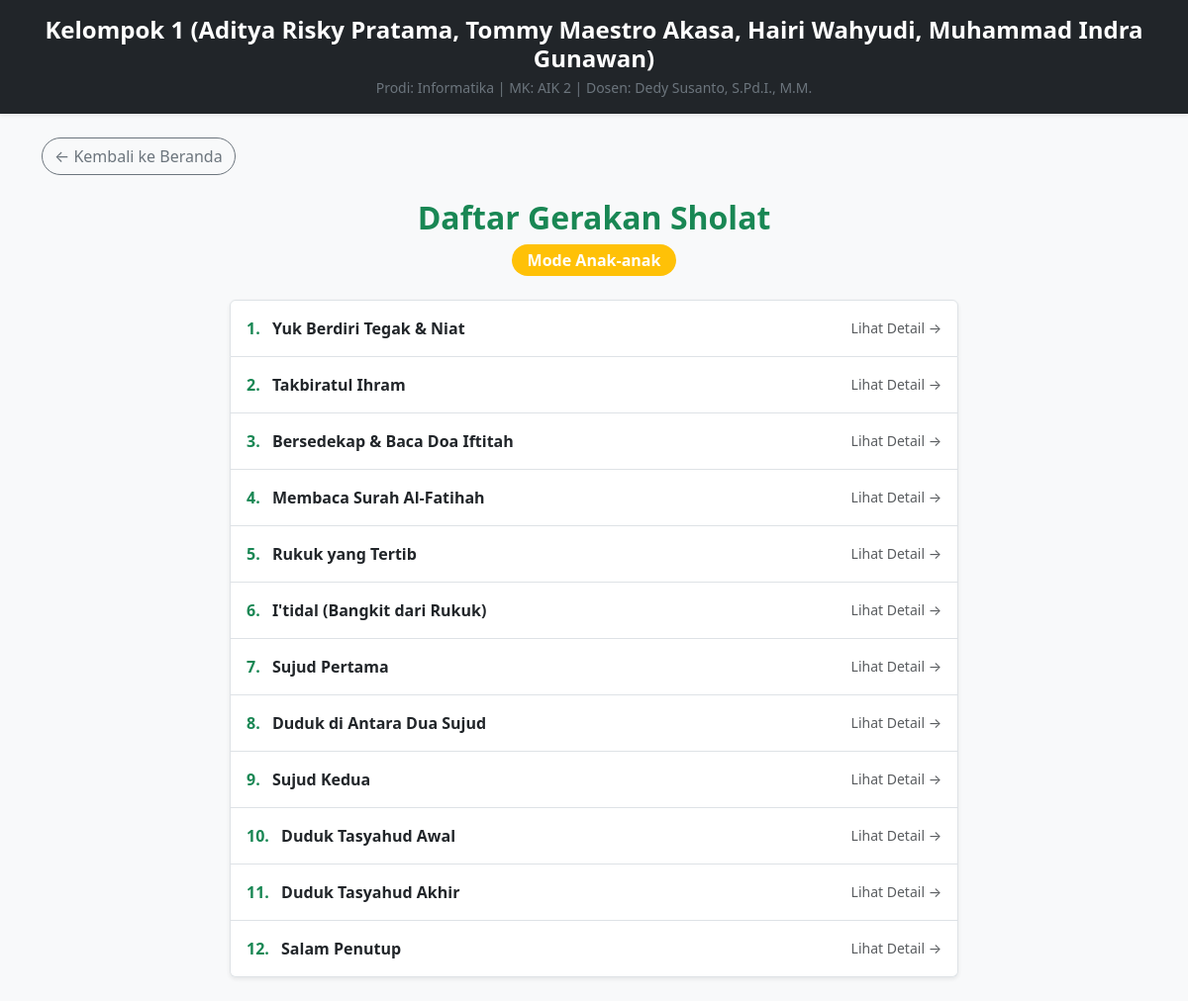
Screenshot of /daftar_gerakan.php?kategori=2 with the database file from the repository.
### tables this page shows
CREATE TABLE `kelompok` (
  `id` int(11) NOT NULL,
  `nama_kelompok` varchar(100) NOT NULL,
  `prodi` varchar(100) NOT NULL,
  `mata_kuliah` varchar(100) NOT NULL,
  `dosen` varchar(100) NOT NULL
);

CREATE TABLE `kategori` (
  `id` int(11) NOT NULL,
  `nama` varchar(50) NOT NULL
);

CREATE TABLE `gerakan` (
  `id` int(11) NOT NULL,
  `id_kategori` int(11) NOT NULL,
  `nama` varchar(100) NOT NULL,
  `urutan` smallint(6) NOT NULL,
  `deskripsi` text DEFAULT NULL,
  `gambar_url` varchar(255) DEFAULT NULL,
  `video_url` varchar(255) DEFAULT NULL
);

### daftar_gerakan.php (the view, shortened to what this page needs)
<?php
include 'header.php';
$id_kategori = isset($_GET['kategori']) ? intval($_GET['kategori']) : 1;
$query_kat = mysqli_query($conn, "SELECT nama FROM kategori WHERE id = $id_kategori");
$data_kat = mysqli_fetch_assoc($query_kat);
$nama_kategori = isset($data_kat['nama']) ? $data_kat['nama'] : 'Dewasa';
$query_gerakan = mysqli_query($conn, "SELECT * FROM gerakan WHERE id_kategori = $id_kategori ORDER BY urutan ASC");
?>
<div class="container my-4">
    <a href="index.php" class="btn btn-outline-secondary mb-4 rounded-pill">← Kembali ke Beranda</a>
    <div class="text-center mb-4">
        <h2 class="fw-bold text-success">Daftar Gerakan Sholat</h2>
        <span class="badge bg-<?= $id_kategori == 1 ? 'primary' : 'warning'; ?> fs-6 rounded-pill px-3 py-2">
            Mode <?= $nama_kategori; ?>
        </span>
    </div>
    <div class="row justify-content-center">
        <div class="col-md-8">
            <div class="list-group shadow-sm">
                <?php
                if (mysqli_num_rows($query_gerakan) > 0) {
                    while ($row = mysqli_fetch_assoc($query_gerakan)) {
                ?>
                    <a href="detail_gerakan.php?id=<?= $row['id']; ?>" class="list-group-item list-group-item-action d-flex justify-content-between align-items-center py-3">
                        <div>
                            <span class="fw-bold text-success me-2"><?= $row['urutan']; ?>.</span>
                            <span class="fw-semibold"><?= $row['nama']; ?></span>
                        </div>
                        <span class="text-muted small">Lihat Detail →</span>
                    </a>
                <?php
                    }
                } else {
                    echo '<div class="alert alert-info text-center">Data gerakan sholat belum diisi di database phpMyAdmin.</div>';
                }
                ?>
            </div>
        </div>
    </div>
</div>
</body>
</html>

### header.php (shortened to what this page needs)
<?php
include 'koneksi.php';
$query_kelompok = mysqli_query($conn, "SELECT * FROM kelompok LIMIT 1");
$data_kelompok = mysqli_fetch_assoc($query_kelompok);
?>
<!DOCTYPE html>
<html lang="id">
<head>
    <link href="https://cdn.jsdelivr.net/npm/bootstrap@5.3.0/dist/css/bootstrap.min.css" rel="stylesheet">
</head>
<body class="bg-light">
<header class="bg-dark text-white py-3 mb-4 shadow-sm">
    <div class="container text-center">
        <h4 class="fw-bold mb-1"><?= isset($data_kelompok['nama_kelompok']) ? $data_kelompok['nama_kelompok'] : 'Nama Kelompok'; ?></h4>
        <p class="small mb-0 text-secondary">
            Prodi: <?= isset($data_kelompok['prodi']) ? $data_kelompok['prodi'] : '-'; ?> |
            MK: <?= isset($data_kelompok['mata_kuliah']) ? $data_kelompok['mata_kuliah'] : '-'; ?> |
            Dosen: <?= isset($data_kelompok['dosen']) ? $data_kelompok['dosen'] : '-'; ?>
        </p>
    </div>
</header>

### rows the page displays
kelompok: nama_kelompok "Kelompok 1 (Aditya Risky Pratama, Tommy Maestro Akasa, Hairi Wahyudi, Muhammad Indra Gunawan)", prodi "Informatika", mata_kuliah "AIK 2", dosen "Dedy Susanto, S.Pd.I., M.M."
kategori: nama "Anak-anak"
gerakan: urutan "1", nama "Yuk Berdiri Tegak & Niat"
gerakan: urutan "2", nama "Takbiratul Ihram"
gerakan: urutan "3", nama "Bersedekap & Baca Doa Iftitah"
gerakan: urutan "4", nama "Membaca Surah Al-Fatihah"
gerakan: urutan "5", nama "Rukuk yang Tertib"
gerakan: urutan "6", nama "I'tidal (Bangkit dari Rukuk)"
gerakan: urutan "7", nama "Sujud Pertama"
gerakan: urutan "8", nama "Duduk di Antara Dua Sujud"
gerakan: urutan "9", nama "Sujud Kedua"
gerakan: urutan "10", nama "Duduk Tasyahud Awal"
gerakan: urutan "11", nama "Duduk Tasyahud Akhir"
gerakan: urutan "12", nama "Salam Penutup"
